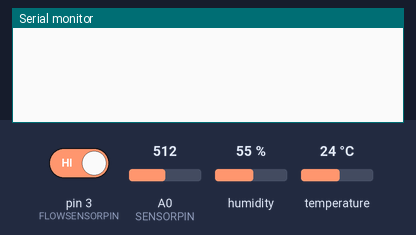
Bench run of a sketch on a simulated Arduino Uno, built with avr-gcc and run on an emulated ATmega328P. Shown: the last lines printed to the serial monitor. The inputs (shaded band) are chosen by the test bench; at power-on: A0 (SENSORPIN) = 512, pin 3 (FLOWSENSORPIN) HIGH, humidity 55 %, temperature 24 °C.

Above: at 1.2 s.
1.3 s: A0 (SENSORPIN) set to 1011
At 6.0 s:
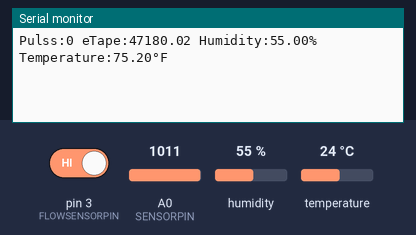
11.5 s: A0 (SENSORPIN) set to 1023
At 16.5 s:
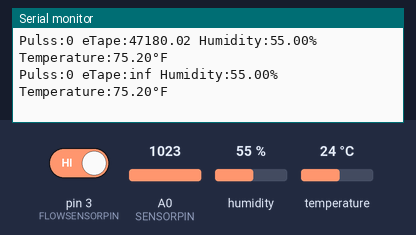

Measured:
- the behaviour switches between 1022 and 1023 on A0 (SENSORPIN) (found by bisection; images 1 and 2)
- after the input at 1.3 s, the serial monitor: prints a new line after 3.7 s (image 1)
- after the input at 11.5 s, the serial monitor: prints a new line after 3.5 s (image 2)

The sketch:

main.ino
```cpp
//***** Set up Flow Pins and define functions *****//
// Flow Sensor Pin
#define FLOWSENSORPIN 3
// count how many pulses!
volatile uint16_t pulses = 0;
// track the state of the pulse pin
volatile uint8_t lastflowpinstate;
// you can try to keep time of how long it is between pulses
volatile uint32_t lastflowratetimer = 0;
// and use that to calculate a flow rate
volatile float flowrate;
// Interrupt is called once a millisecond, looks for any pulses from the sensor!
SIGNAL(TIMER0_COMPA_vect) {
  uint8_t x = digitalRead(FLOWSENSORPIN);

  if (x == lastflowpinstate) {
    lastflowratetimer++;
    return; // nothing changed!
  }

  if (x == HIGH) {
    //low to high transition!
    pulses++;
  }
  lastflowpinstate = x;
  flowrate = 1000.0;
  flowrate /= lastflowratetimer;  // in hertz
  lastflowratetimer = 0;
}

void useInterrupt(boolean v) {
  if (v) {
    // Timer0 is already used for millis() - we'll just interrupt somewhere
    // in the middle and call the "Compare A" function above
    OCR0A = 0xAF;
    TIMSK0 |= _BV(OCIE0A);
  } else {
    // do not call the interrupt function COMPA anymore
    TIMSK0 &= ~_BV(OCIE0A);
  }
}

//***** Set up Temperature Pins *****//
#include "DHT.h"
#define DHTPIN 2
#define DHTTYPE DHT22   // DHT 22  (AM2302), AM2321
DHT dht(DHTPIN, DHTTYPE);

//***** Set up eTape Pins *****//
// the value of the 'other' resistor
#define SERIESRESISTOR 560
// What pin to connect the sensor to
#define SENSORPIN A0


void setup() {
   //Setup Flowrate sensors
   Serial.begin(9600);
   pinMode(FLOWSENSORPIN, INPUT);
   digitalWrite(FLOWSENSORPIN, HIGH);
   lastflowpinstate = digitalRead(FLOWSENSORPIN);
   useInterrupt(true);

   //Setup Temperature Sensors
   dht.begin();

}

void loop()                     // run over and over again
{
  delay(5000);
  float liters = pulses;
  liters /= 7.5;
  liters /= 60.0;
  liters /= 3.785412534257983;
  float h = dht.readHumidity();
  float f = dht.readTemperature(true);
  float reading;
  reading = analogRead(SENSORPIN);
  reading = (1023 / reading)  - 1;
  reading = SERIESRESISTOR / reading;
  if (isnan(h) || isnan(f)) {
    h = 0;
    f = 0;
  }

  Serial.print("Pulss:");Serial.print(pulses);
  Serial.print(" eTape:");
  Serial.print(reading);
  Serial.print(F(" Humidity:"));
  Serial.print(h);
  Serial.print(F("%  Temperature:"));
  Serial.print(f);
  Serial.println(F("°F"));
  liters = 0;
  pulses = 0;
  flowrate = 0;
}
```
